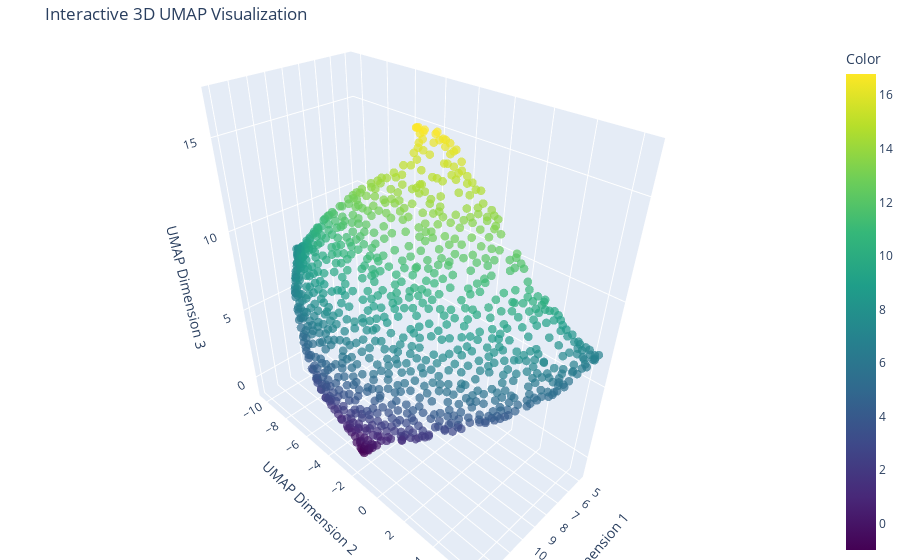

The notebook cell this image was saved under:
### Code cell
from visualize import visualize_umap_3d, create_interactive_3d_plot

fig, ax, embedding = visualize_umap_3d(extract_central_square(rate_map, 0.6).T, use_pca_first=True, pca_components=7, random_state=42, n_neighbors=15, min_dist=0.5, metric='cosine', init='spectral', n_epochs=1000)
interactive_fig = create_interactive_3d_plot(embedding)
interactive_fig.show()

### Figure 1 — Plotly figure (JSON) as saved in the notebook; plotly's stock layout.template omitted (floating-point values rounded to 4 significant figures; data arrays with more than 128 entries replaced by an {"elided": "..."} marker saying what was removed)
{"data": [{"hovertemplate": "UMAP1=%{x}<br>UMAP2=%{y}<br>UMAP3=%{z}<br>Color=%{marker.color}<extra></extra>", "legendgroup": "", "marker": {"color": {"elided": "900 float values"}, "coloraxis": "coloraxis", "opacity": 0.7, "size": 3, "symbol": "circle"}, "mode": "markers", "name": "", "scene": "scene", "showlegend": false, "type": "scatter3d", "x": {"elided": "900 float values"}, "y": {"elided": "900 float values"}, "z": {"elided": "900 float values"}}], "layout": {"coloraxis": {"colorbar": {"title": {"text": "Color"}}, "colorscale": [[0, "#440154"], [0.1111, "#482878"], [0.2222, "#3e4989"], [0.3333, "#31688e"], [0.4444, "#26828e"], [0.5556, "#1f9e89"], [0.6667, "#35b779"], [0.7778, "#6ece58"], [0.8889, "#b5de2b"], [1, "#fde725"]]}, "legend": {"tracegroupgap": 0}, "margin": {"b": 0, "l": 0, "r": 0, "t": 40}, "scene": {"domain": {"x": [0, 1], "y": [0, 1]}, "xaxis": {"title": {"text": "UMAP Dimension 1"}}, "yaxis": {"title": {"text": "UMAP Dimension 2"}}, "zaxis": {"title": {"text": "UMAP Dimension 3"}}}, "title": {"text": "Interactive 3D UMAP Visualization"}}}
